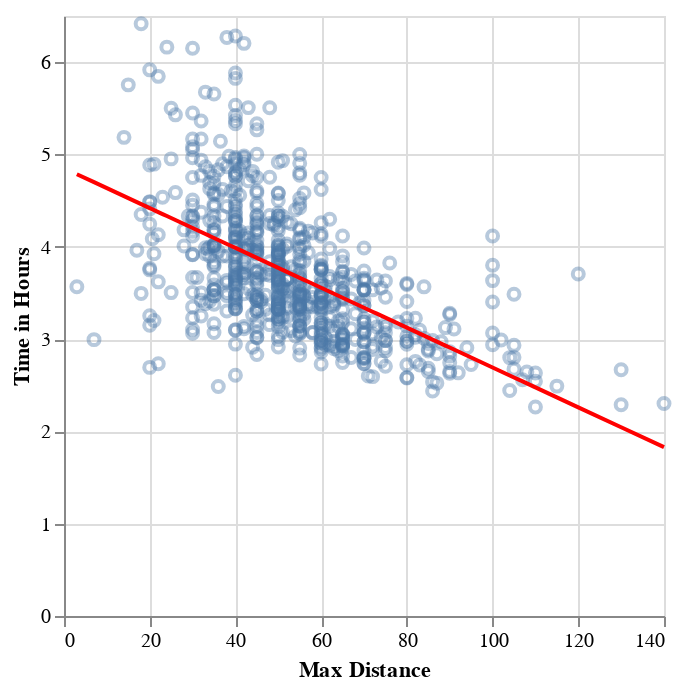

This figure's notebook cell:
### Markdown cell above
**Question 3.4**
<br> {points: 1}

Now, let's visualize the model predictions as a straight line overlaid on the training data. Use the `predict` function of `lm` to create predictions for the `marathon_training` data. Then, add the column of predictions to the `marathon_training` data frame using the `assign` function. Name the resulting data frame `marathon_preds` and the new column `predictions`.

Next, create a scatterplot with the marathon time (y-axis) against the maximum distance run per week (x-axis) from `marathon_preds`. Use `mark_circle` with an opacity of 0.4 to avoid overplotting. Assign your plot to a variable called `marathon_plot`. **Plot the predictions as a black line over the data points.** Remember the fundamentals of effective visualizations such as having a human-readable axes titles.

*Name your plot `marathon_plot`.*

### Code cell
# marathon_preds = ____.assign(
#     predictions= _____.predict(____)
# )
# scatterplot = ___
#
# marathon_plot = scatterplot + ___.mark_line(___).encode(___)

# your code here
marathon_preds = marathon_training.assign(
    predictions= lm_fit.predict(X_train)
)
scatterplot = alt.Chart(marathon_training).mark_point(opacity=0.4).encode(
    x=alt.X('max').title('Max Distance'),
    y=alt.Y('time_hrs').title('Time in Hours')
)
marathon_plot = scatterplot + alt.Chart(marathon_preds).mark_line(color='red').encode(
    x=alt.X('max'),
    y=alt.Y('predictions')
)
marathon_plot

### Figure 1 — Vega-Lite specification as saved in the notebook (floating-point values rounded to 4 significant figures; data arrays with more than 128 entries replaced by an {"elided": "..."} marker saying what was removed)
{"config": {"view": {"continuousWidth": 300, "continuousHeight": 300}}, "layer": [{"data": {"name": "data-d1f4c79377d41abf526ac348d36757ec"}, "mark": {"type": "point", "opacity": 0.4}, "encoding": {"x": {"field": "max", "title": "Max Distance", "type": "quantitative"}, "y": {"field": "time_hrs", "title": "Time in Hours", "type": "quantitative"}}}, {"data": {"name": "data-6974f2d86feb96f4b2111d62f1b50f5c"}, "mark": {"type": "line", "color": "red"}, "encoding": {"x": {"field": "max", "type": "quantitative"}, "y": {"field": "predictions", "type": "quantitative"}}}], "$schema": "https://vega.github.io/schema/vega-lite/v5.8.0.json", "datasets": {"data-d1f4c79377d41abf526ac348d36757ec": {"elided": "696 records"}, "data-6974f2d86feb96f4b2111d62f1b50f5c": {"elided": "696 records"}}}
